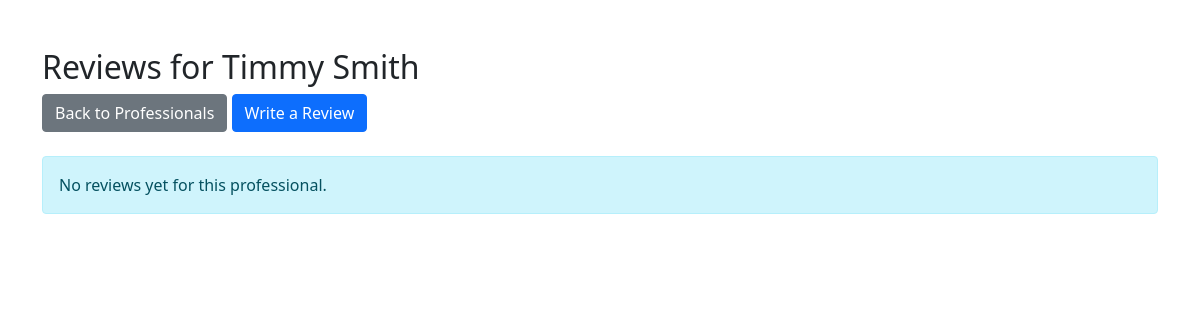
The app's page /reviews/1, older data.
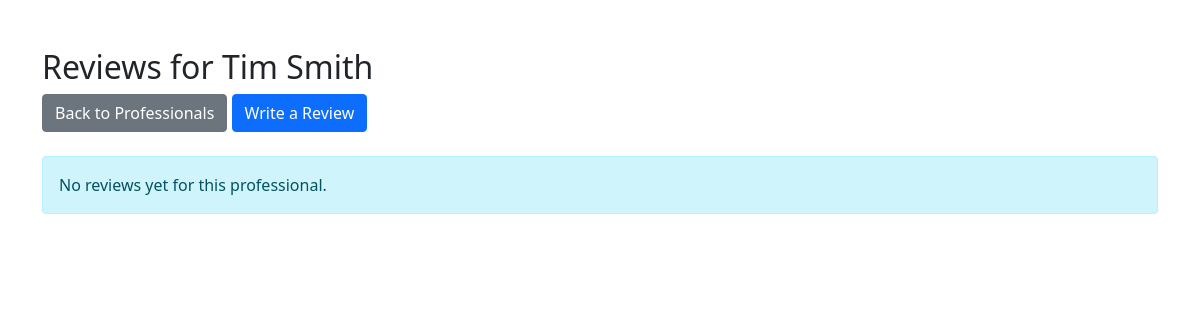
The same page, newer data.
### tables this page shows
CREATE TABLE users (
                id INTEGER PRIMARY KEY AUTOINCREMENT,
                first_name VARCHAR2(25) NOT NULL,
                middle_name VARCHAR2(15),
                last_name VARCHAR2(25) NOT NULL,
                gender CHAR(1) CHECK (gender IN ('M','F','O')) NOT NULL,
                phone_number VARCHAR2(12) NOT NULL,
                email VARCHAR2(50) NOT NULL,
                password VARCHAR2(50) NOT NULL,
                street_number VARCHAR2(10),
                street_name VARCHAR2(35),
                town VARCHAR2(30),
                state CHAR(2),
                zip_code NUMBER(5),
                user_type VARCHAR2(20) CHECK (user_type IN ('customer','professional')) DEFAULT 'customer'
            );

### app.py (the view)
@app.route('/reviews/<professional_id>')
def view_reviews(professional_id):
    try:
        professional = get_professional_by_id(professional_id)
        if not professional:
            flash("Professional not found", "danger")
            return redirect(url_for('professionals'))
        conn = sqlite3.connect('database.db')
        conn.row_factory = sqlite3.Row
        c = conn.cursor()
        c.execute("""
            SELECT r.*, u.first_name, u.last_name
            FROM reviews r
            JOIN users u ON r.customer_id = u.id
            WHERE r.professional_id = ?
            ORDER BY r.id DESC
        """, (professional_id,))
        reviews = [dict(row) for row in c.fetchall()]
        return render_template('reviews.html', professional=professional, reviews=reviews)
    except sqlite3.Error as e:
        print(f"Error retrieving reviews: {e}")
        flash("An error occurred while retrieving reviews", "danger")
        return redirect(url_for('professionals'))
    finally:
        if conn:
            conn.close()

### app.py (called while the page is built)
def get_professional_by_id(professional_id):
    try:
        conn = sqlite3.connect('database.db')
        conn.row_factory = sqlite3.Row
        c = conn.cursor()
        c.execute("""
            SELECT professionals.*, users.*
            FROM professionals
            JOIN users ON professionals.user_id = users.id
            WHERE professionals.id = ?
        """, (professional_id,))
        row = c.fetchone()
        return dict(row) if row else None
    except sqlite3.Error as e:
        print(f"Error retrieving professional: {e}")
        return None
    finally:
        if conn:
            conn.close()

### templates/reviews.html (shortened to what this page needs)
<!DOCTYPE html>
<html lang="en">
<head>
    <link href="https://cdn.jsdelivr.net/npm/bootstrap@5.1.3/dist/css/bootstrap.min.css" rel="stylesheet">
    <link rel="stylesheet" href="https://cdnjs.cloudflare.com/ajax/libs/font-awesome/5.15.4/css/all.min.css">
</head>
<body>
    <div class="container mt-5">
        <div class="row mb-4">
            <div class="col-md-12">
                <h2>Reviews for {{ professional.first_name }} {{ professional.last_name }}</h2>
                <a href="{{ url_for('professionals') }}" class="btn btn-secondary">Back to Professionals</a>
                <a href="{{ url_for('submit_review', professional_id=professional.id) }}" class="btn btn-primary">Write a Review</a>
            </div>
        </div>
        {% if reviews %}
            <div class="row">
                {% for review in reviews %}
                    <div class="col-md-12 mb-3">
                        <div class="card">
                            <div class="card-header d-flex justify-content-between align-items-center">
                                <div>
                                    <strong>{{ review.first_name }} {{ review.last_name }}</strong>
                                </div>
                                <div class="text-warning">
                                    {% for i in range(review.rating) %}
                                        <i class="fas fa-star"></i>
                                    {% endfor %}
                                </div>
                            </div>
                            <div class="card-body">
                                <p class="card-text">{{ review.comment }}</p>
                            </div>
                        </div>
                    </div>
                {% endfor %}
            </div>
        {% else %}
            <div class="alert alert-info">
                No reviews yet for this professional.
            </div>
        {% endif %}
    </div>
</body>
</html>

Row changes from the older to the newer data that the page shows:
changed users "Smith": first_name "Timmy" → "Tim"
